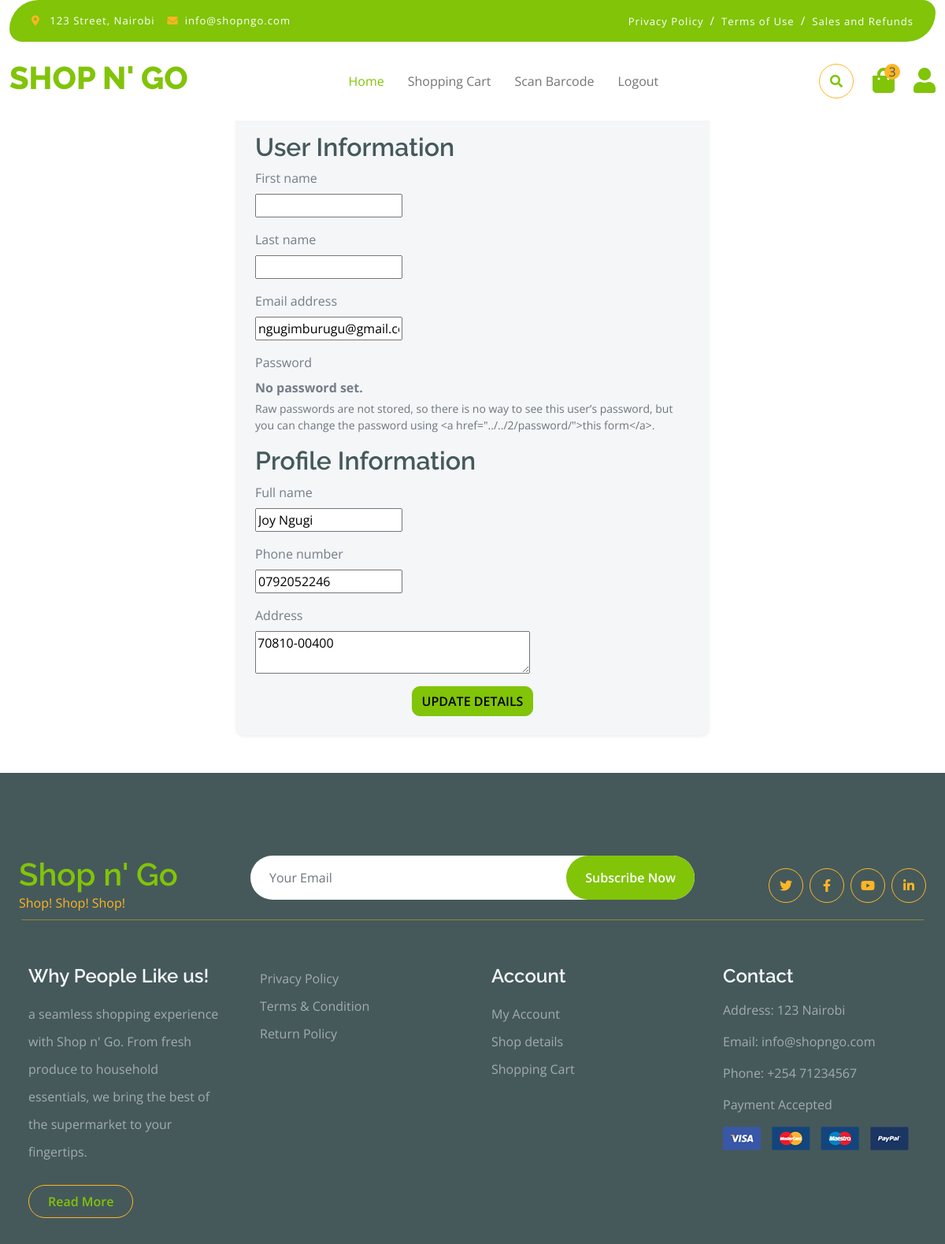
Screenshot of /my-account/ (signed in) with the database file from the repository.
### shop/models.py (models this page shows, shortened)
class UserProfile(models.Model):
    user = models.OneToOneField(User, on_delete=models.CASCADE)
    full_name = models.CharField(max_length=255, blank=False)
    phone_number = models.CharField(max_length=15, blank=True)
    address = models.CharField(max_length=255, blank=True)

### shop/views.py (the view)
# urls.py: path('my-account/', views.personal_details, name='personal_details'),
@login_required
def personal_details(request):
    if request.method == 'POST':
        user_form = UserUpdateForm(request.POST, instance=request.user)
        profile_form = UserProfileForm(request.POST, instance=request.user.userprofile)
        if user_form.is_valid() and profile_form.is_valid():
            user = user_form.save()
            profile = profile_form.save()
            update_session_auth_hash(request, user)  # Important for password changes
            return redirect('personal_details')
    else:
        user_form = UserUpdateForm(instance=request.user)
        profile, created = UserProfile.objects.get_or_create(user=request.user)
        profile_form = UserProfileForm(instance=profile)
    return render(request, 'shop/personal_details.html', {
        'user_form': user_form,
        'profile_form': profile_form,
    })

### shop/forms.py
class UserUpdateForm(UserChangeForm):
    class Meta:
        model = User
        fields = ['first_name', 'last_name', 'email']

class UserProfileForm(forms.ModelForm):
    class Meta:
        model = UserProfile
        fields = ['full_name', 'phone_number', 'address']
        widgets = {
            'address': forms.Textarea(attrs={'rows': 2}),
        }

### templates/shop/personal_details.html (shortened to what this page needs)
{% extends 'base.html' %}
{% block content %}
<div class="container">
    <h1 class="text-center mb-4">My Account</h1>
    <form method="post" action="{% url 'personal_details' %}" class="p-4 bg-light rounded shadow-sm mx-auto" style="max-width: 600px;">
        <h2>User Information</h2>
        {% for field in user_form %}
            <div class="mb-3">
                <label for="{{ field.id_for_label }}" class="form-label">{{ field.label }}</label>
                <div class="input-group">
                    {{ field }}
                </div>
                {% if field.help_text %}
                    <div class="form-text">{{ field.help_text }}</div>
                {% endif %}
            </div>
        {% endfor %}
        <h2>Profile Information</h2>
        {% for field in profile_form %}
            <div class="mb-3">
                <label for="{{ field.id_for_label }}" class="form-label">{{ field.label }}</label>
                <div class="input-group">
                    {{ field }}
                </div>
            </div>
        {% endfor %}
        <div class="d-flex justify-content-center">
            <button type="submit" class="btn btn-primary text-uppercase">Update Details</button>
        </div>
    </form>
</div>
{% endblock %}

### static/css/style.css (style rules this page uses)
.container { max-width: 1200px; margin: 0 auto; padding: 0 15px; }
.btn { font-weight: 600; transition: .5s; }

### rows the page displays
UserProfile: profile_form "Joy Ngugi" "0792052246" "70810-00400"

### other values shown
{{ field.label }} "First name" "Last name" "Email address" "Password"
{{ field }} "No password set."
{{ field.help_text }} "Raw passwords are not stored, so there is no way to see this user’s password, but you can change the password using <a href=\"../../2/password/\">this form</a>."
{{ field.label }} "Full name" "Phone number" "Address"
